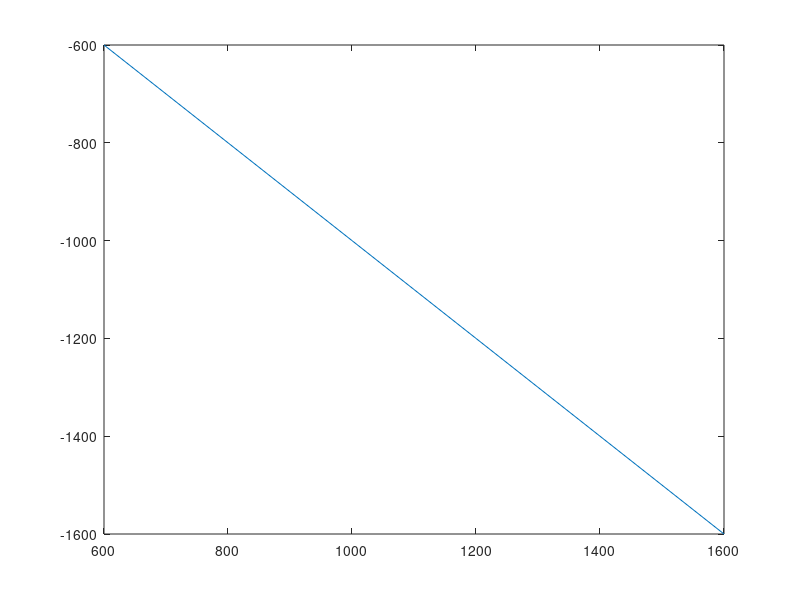

Reproduce this figure in MATLAB.
clear
clc

uu = 551:650;
vv = 751:850;

pth = 'D:\VSProjects\monocular_speckle\matlab_impl\plane\Depth\*.png';
list = dir(pth);
img = zeros(1200,1600,55);
for k = 1:length(list)
    img(:,:,k)= double(imread([list(k).folder,'/',list(k).name]));
end

img2 = reshape(img,[1200,1600,5,11]);
img3 = mean(img2,3);

z0 = 600:100:1600;
z = squeeze(mean(img3(uu,vv,:),[1,2]))';

figure, plot(z0,z-z0);